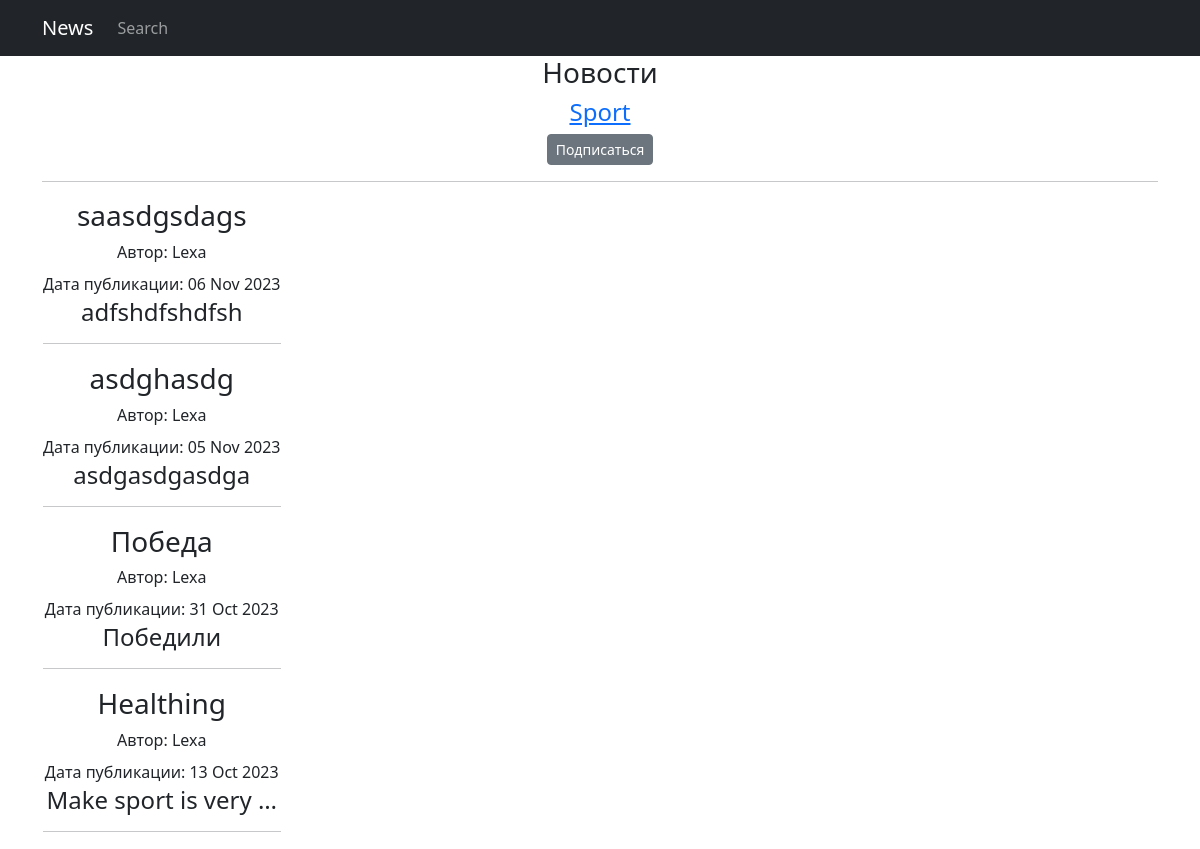
The app's page /news/categories/2, older data.
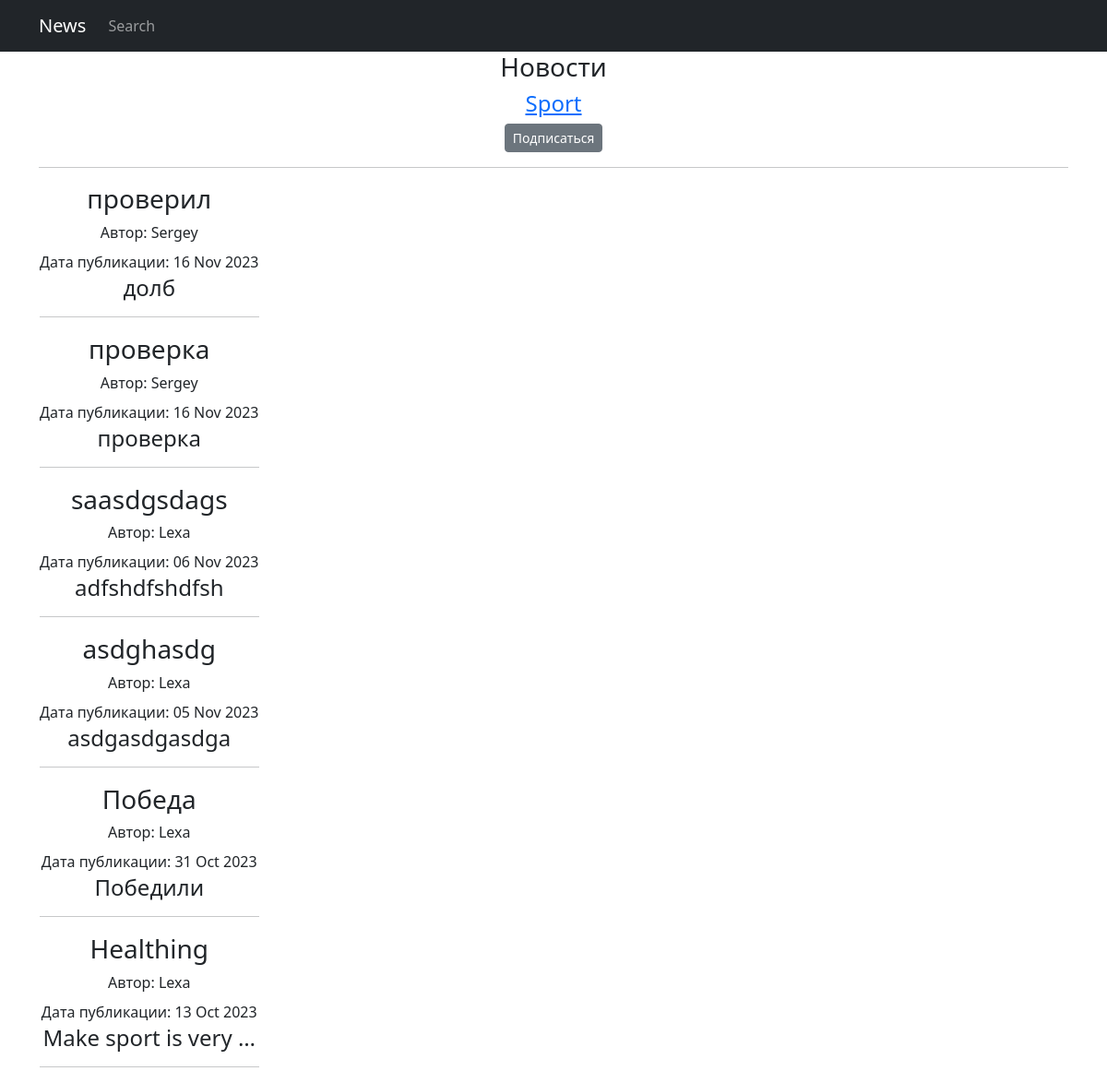
The same page, newer data.
### news/models.py (models this page shows, shortened)
class Post(models.Model):
    Author = models.ForeignKey("Author", on_delete=models.CASCADE)
    NEWS = "NW"
    ARTICLE = "AR"
    CATEGORY_CHOICES = ((NEWS, "Новость"),
                        (ARTICLE, "Статья"))
    categoryType = models.CharField(max_length=2, choices=CATEGORY_CHOICES, default=ARTICLE)
    create_date = models.DateTimeField(auto_now_add=True)
    category = models.ManyToManyField("Category", through="PostCategory")
    caption = models.CharField(max_length=150)
    text = models.TextField(null=True)
    rating = models.FloatField(default=0.0)

class Author(models.Model):
    user = models.OneToOneField(User, on_delete=models.CASCADE)
    AuthorRating = models.FloatField(default=0.0)
    def __str__(self):
        return f'{self.user}'

### news/views.py (the view)
# urls.py: path('categories/<int:pk>', CategoryListView.as_view(), name='category_list'),
class CategoryListView(ListView):
    model = Post
    template_name = 'category_list.html'
    context_object_name = 'category_news_list'
    def get_queryset(self):
        self.category = get_object_or_404(Category, id=self.kwargs['pk'])
        queryset = Post.objects.filter(category=self.category).order_by('-create_date')
        return queryset
    def get_context_data(self, **kwargs):
        context = super().get_context_data(**kwargs)
        context['is_not_subscriber'] = self.request.user not in self.category.subscribers.all()
        context['category'] = self.category
        return context

### news/models.py (called while the page is built)
    def __str__(self):
        return f'{self.name}'

### news/templatetags/censorfilter.py (called while the page is built)
@register.filter()
def censor(value):
    banned_list = ['idiot', 'stupid']
    sentence = value.split()
    for i in banned_list:
        for words in sentence:
            if i in words:
                pos = sentence.index(words)
                sentence.remove(words)
                sentence.insert(pos, f"{words[0]}"+'*' * (len(i)-1))
    return " ".join(sentence)

### templates/category_list.html (shortened to what this page needs)
{% extends 'flatpages/default.html' %}
{% load censorfilter %}
{% load cache %}
{% block content %}
    <h3> Новости </h3>
    <h4><a href="categories/{{ category.id }}" >{{ category }}</a></h4>
    <form action="" method="get">
        {% if is_not_subscriber %}
          <p class="text-center"><a href="{% url 'subscribe' category.id %}" class="btn btn-secondary btn-sm">Подписаться</a></p>
        {% endif %}
    </form>
    <hr>
{% cache 30 table %}
    {% if category_news_list %}
       <table>
           {% for new in category_news_list %}
           <tr>
               <td><h3>{{ new.caption|censor }}</h3></td>
           </tr>
           <tr>
               <td><h6>Автор: {{ new.Author }}</h6></td>
           </tr>
           <tr>
               <td>Дата публикации: {{ new.create_date|date:'d M Y' }}</td>
           </tr>
           <tr>
               <td><h4>{{ new.text|truncatechars:20|censor }}</h4><hr></td>
           </tr>
           {% endfor %}
       </table>
   {% else %}
       <h2>Актульных новостей нет</h2>
   {% endif %}
{% endcache %}
{% endblock content %}

Row changes from the older to the newer data that the page shows:
added Post: caption|censor "проверил", Author "Sergey", create_date "16 Nov 2023", text|censor "долб"
added Post: caption|censor "проверка", Author "Sergey", create_date "16 Nov 2023", text|censor "проверка"
